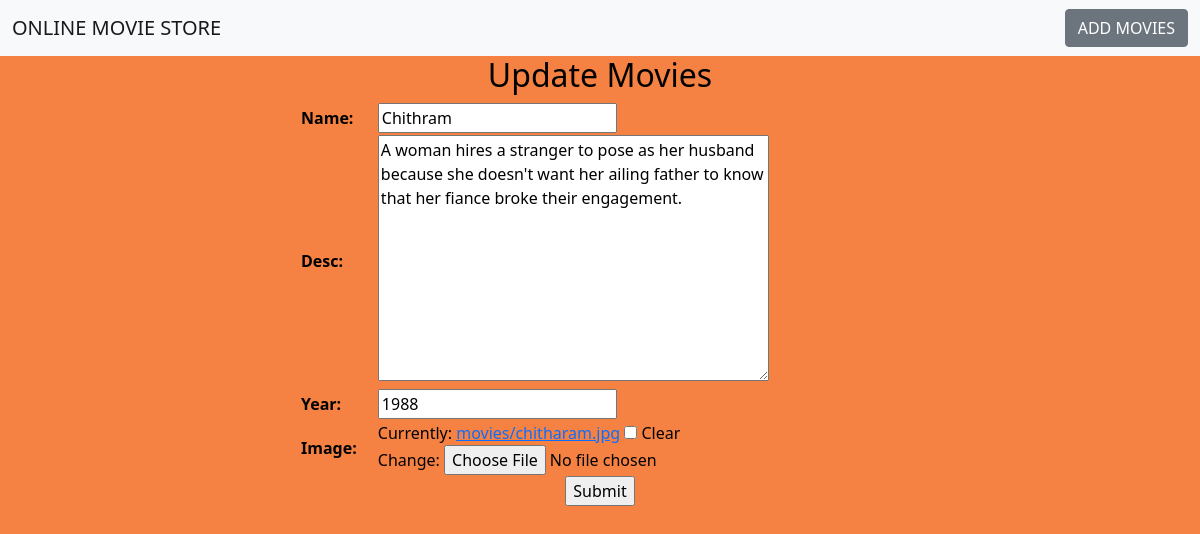
The app's page /update/6 with its own data.
### app/models.py (models this page shows, shortened)
class Movie(models.Model):
    name=models.CharField(max_length=30)
    desc=models.TextField()
    year=models.IntegerField()
    image=models.ImageField(upload_to='movies',null=True,blank=True)

### app/views.py (the view)
# urls.py: path('update/<int:pk>',views.Movieupdate.as_view(),name="update"),
class Movieupdate(UpdateView):
    model = Movie
    template_name = "update.html"
    fields = "__all__"
    success_url = reverse_lazy("app:home")

### templates/update.html (shortened to what this page needs)
<!DOCTYPE html>
{% extends 'base.html' %}
{% load static %}
{% block content %}
<center>
<h2>Update Movies</h2>
    <form method="POST" enctype="multipart/form-data">
        <table>
{{form.as_table}}
            </table>
        <input type="submit">
        </form>
</center>
{% endblock %}

### static/css/style.css (style rules this page uses)
body { background-color:#f58142; color:black; }
table { width:50%; }

### records on screen
Movie: name "Chithram", desc "A woman hires a stranger to pose as her husband because she doesn't want her ailing father to know that her fiance broke their engagement.", year "1988"
